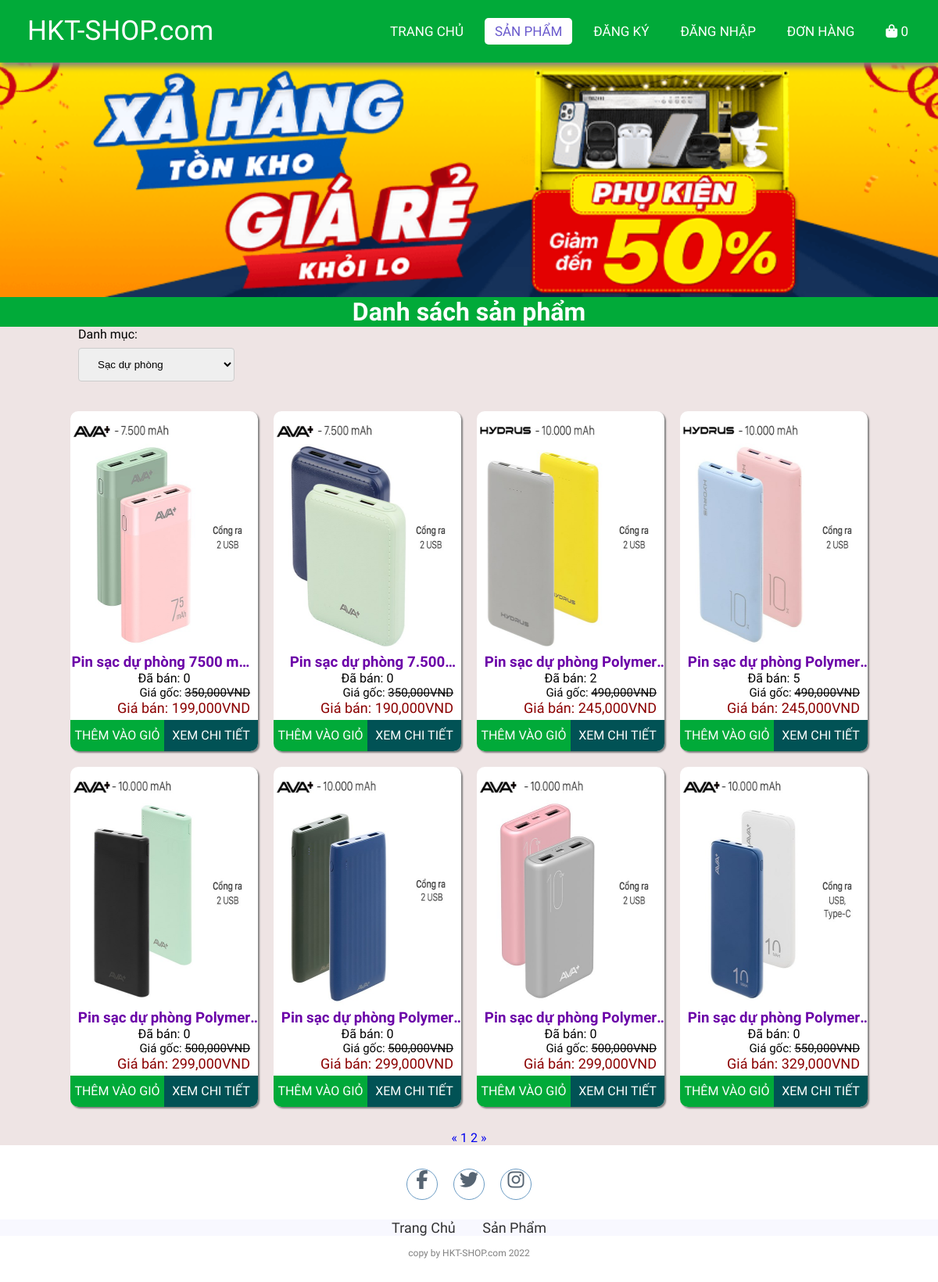
The app's page /productList.php with its own data.
### tables this page shows
CREATE TABLE `products` (
  `id` int(11) NOT NULL,
  `name` varchar(255) NOT NULL,
  `originalPrice` decimal(10,0) NOT NULL,
  `promotionPrice` decimal(10,0) NOT NULL,
  `image` varchar(50) NOT NULL,
  `createdBy` int(11) NOT NULL,
  `createdDate` date NOT NULL,
  `cateId` int(11) NOT NULL,
  `qty` int(11) NOT NULL,
  `des` varchar(1000) NOT NULL,
  `status` tinyint(1) NOT NULL,
  `soldCount` int(11) NOT NULL
);

### lib/database.php (called while the page is built, shortened)
<?php
class Database extends PDO
{
  public $host   = DB_HOST;
  public $user   = DB_USER;
  public $pass   = DB_PASS;
  public $dbname = DB_NAME;
  public $link;
  private function connectDB()
  {
    $this->link = new mysqli(
      $this->host,
      $this->user,
      $this->pass,
      $this->dbname
    );
  }
  public function select($query)
  {
    $result = $this->link->query($query);
    if ($result->num_rows > 0) {
      return $result;
    } else {
      return false;
    }
  }
}

### lib/session.php (called while the page is built, shortened)
<?php
class Session
{
   public static function get($key)
   {
      if (isset($_SESSION[$key])) {
         return $_SESSION[$key];
      } else {
         return false;
      }
   }
}

### classes/cart.php (called while the page is built, shortened)
<?php
$filepath = realpath(dirname(__FILE__));
include_once($filepath . '/../lib/database.php');
include_once($filepath . '/../lib/session.php');
include_once($filepath . '/../classes/product.php');
?>
<?php
class cart
{
    private $db;
    public function __construct()
    {
        $this->db = new Database();
    }
    public function getTotalQtyByUserId()
    {
        $userId = Session::get('userId');
        $query = "SELECT SUM(qty) as total FROM cart WHERE userId = '$userId' ";
        $mysqli_result = $this->db->select($query);
        if ($mysqli_result) {
            $result = mysqli_fetch_all($this->db->select($query), MYSQLI_ASSOC)[0];
            return $result;
        }
        return false;
    }
}
?>

### classes/categories.php (called while the page is built, shortened)
<?php
$filepath = realpath(dirname(__FILE__));
include_once($filepath . '/../lib/database.php');
include_once($filepath . '/../lib/session.php');
?>
<?php
class categories
{
    private $db;
    public function __construct()
    {
        $this->db = new Database();
    }
    public function getAll()
    {
        $query = "SELECT * FROM categories WHERE status = 1";
        $result_mysqli = $this->db->select($query);
        if ($result_mysqli) {
            $result = mysqli_fetch_all($result_mysqli, MYSQLI_ASSOC);
            return $result;
        }
        return false;
    }
}
?>

### classes/product.php (called while the page is built, shortened)
<?php
$filepath = realpath(dirname(__FILE__));
include_once($filepath . '/../lib/database.php');
include_once($filepath . '/../lib/session.php');
?>
<?php
class product
{
    private $db;
    public function __construct()
    {
        $this->db = new Database();
    }
    public function getCountPagingClient($cateId, $row = 8)
    {
        $query = "SELECT COUNT(*) FROM products WHERE cateId = $cateId";
        $mysqli_result = $this->db->select($query);
        if ($mysqli_result) {
            $totalrow = intval((mysqli_fetch_all($mysqli_result, MYSQLI_ASSOC)[0])['COUNT(*)']);
            $result = ceil($totalrow / $row);
            return $result;
        }
        return false;
    }
    public function getProductsByCateId($page = 1, $cateId, $total = 8)
    {
        $tmp = ($page - 1) * $total;
        $query =
            "SELECT *
			 FROM products
			 WHERE status = 1 AND cateId = $cateId
             LIMIT $tmp,$total";
        $mysqli_result = $this->db->select($query);
        if ($mysqli_result) {
            $result = mysqli_fetch_all($mysqli_result, MYSQLI_ASSOC);
            return $result;
        }
        return false;
    }
}
?>

### productList.php (the view, shortened to what this page needs)
<?php
include_once 'lib/session.php';
include_once 'classes/product.php';
include_once 'classes/categories.php';
include_once 'classes/cart.php';
$cart = new cart();
$totalQty = $cart->getTotalQtyByUserId();
$product = new product();
$list = $product->getProductsByCateId((isset($_GET['page']) ? $_GET['page'] : 1), (isset($_GET['cateId']) ? $_GET['cateId'] : 6));
$pageCount = $product->getCountPagingClient((isset($_GET['cateId']) ? $_GET['cateId'] : 6));
$categories = new categories();
$categoriesList = $categories->getAll();
?>
<!DOCTYPE html>
<html lang="en">
<head>
    <link rel="stylesheet" href="./css/style.css">
    <link rel="stylesheet" href="https://cdnjs.cloudflare.com/ajax/libs/font-awesome/5.15.4/css/all.min.css">
</head>
<body>
    <nav>
        <label class="logo">HKT-SHOP.com</label>
        <ul>
            <li><a href="index.php">Trang chủ</a></li>
            <li><a href="productList.php" class="active">Sản phẩm</a></li>
            <?php
            if (isset($_SESSION['user']) && $_SESSION['user']) { ?>
                <li><a href="logout.php" id="signin">Đăng xuất</a></li>
            <?php } else { ?>
                <li><a href="register.php" id="signup">Đăng ký</a></li>
                <li><a href="login.php" id="signin">Đăng nhập</a></li>
            <?php } ?>
            <li><a href="order.php" id="order">Đơn hàng</a></li>
            <li>
                <a href="checkout.php">
                    <i class="fa fa-shopping-bag"></i>
                    <span class="sumItem">
                        <?= ($totalQty['total']) ? $totalQty['total'] : "0" ?>
                    </span>
                </a>
            </li>
        </ul>
    </nav>
        <section class="banner">
        <div class="fadein">
            <?php
            $dir = "./images/slider/";
            $scan_dir = scandir($dir);
            foreach ($scan_dir as $img) :
                if (in_array($img, array('.', '..')))
                    continue;
            ?>
                <img src="<?php echo $dir . $img ?>" alt="<?php echo $img ?>">
            <?php endforeach; ?>
        </div>
    </section>
    <div class="featuredProducts">
        <h1>Danh sách sản phẩm</h1>
    </div>
    <div class="category">
        Danh mục: <select onchange="location = this.value;">
            <?php
            foreach ($categoriesList as $key => $value) {
                if ($value['id'] == $_GET['cateId']) { ?>
                    <option selected value="productList.php?cateId=<?= $value['id'] ?>"><?= $value['name'] ?></option>
                <?php } else { ?>
                    <option value="productList.php?cateId=<?= $value['id'] ?>"><?= $value['name'] ?></option>
                <?php } ?>
            <?php }
            ?>
        </select>
    </div>
    <div class="container" style="grid-template-columns: auto auto auto auto;">
        <?php if ($list) {
            foreach ($list as $key => $value) { ?>
                <div class="card">
                    <div class="imgBx">
                        <a href="detail.php?id=<?= $value['id'] ?>" title="<?= $value['name'] ?>"><img src="admin/uploads/<?= $value['image'] ?>" alt=""></a>
                    </div>
                    <div class="content">
                        <div class="productName">
                            <a href="detail.php?id=<?= $value['id'] ?>" title="<?= $value['name'] ?>">
                                <h3><?= $value['name'] ?></h3>
                            </a>
                        </div>
                        <div>
                            Đã bán: <?= $value['soldCount'] ?>
                        </div>
                        <div class="original-price">
                            <?php
                            if ($value['promotionPrice'] < $value['originalPrice']) { ?>
                                Giá gốc: <del><?= number_format($value['originalPrice'], 0, '', ',') ?>VND</del>
                            <?php } else { ?>
                                <p>.</p>
                            <?php } ?>
                        </div>
                        <div class="price">
                            Giá bán: <?= number_format($value['promotionPrice'], 0, '', ',') ?>VND
                        </div>
                        <div class="action">
                            <a class="add-cart" href="add_cart.php?id=<?= $value['id'] ?>">Thêm vào giỏ</a>
                            <a class="detail" href="detail.php?id=<?= $value['id'] ?>">Xem chi tiết</a>
                        </div>
                    </div>
                </div>
            <?php }
        } else { ?>
            <h3>Không có sản phẩm nào...</h3>
        <?php  }
        ?>
    </div>
    <div class="pagination">
        <a href="productList.php?page=<?= (isset($_GET['page'])) ? (($_GET['page'] <= 1) ? 1 : $_GET['page'] - 1) : 1 ?>&cateId=<?= (isset($_GET['cateId'])) ? $_GET['cateId'] : 2 ?>">&laquo;</a>
        <?php
        for ($i = 1; $i <= $pageCount; $i++) {
            if (isset($_GET['page'])) {
                if ($i == $_GET['page']) { ?>
                    <a class="active" href="productList.php?page=<?= $i ?>&cateId=<?= (isset($_GET['cateId'])) ? $_GET['cateId'] : 2 ?>"><?= $i ?></a>
                <?php } else { ?>
                    <a href="productList.php?page=<?= $i ?>&cateId=<?= (isset($_GET['cateId'])) ? $_GET['cateId'] : 2 ?>"><?= $i ?></a>
                <?php  }
            } else { ?>
                <a href="productList.php?page=<?= $i ?>&cateId=<?= (isset($_GET['cateId'])) ? $_GET['cateId'] : 2 ?>"><?= $i ?></a>
            <?php  } ?>
        <?php }
        ?>
        <a href="productList.php?page=<?= (isset($_GET['page'])) ? $_GET['page'] + 1 : 2 ?>&cateId=<?= (isset($_GET['cateId'])) ? $_GET['cateId'] : 2 ?>">&raquo;</a>
    </div>
    <footer>
        <div class="social">
            <a href="#"><i class="fa fa-facebook" aria-hidden="true"></i></a>
            <a href="#"><i class="fa fa-twitter" aria-hidden="true"></i></a>
            <a href="#"><i class="fa fa-instagram" aria-hidden="true"></i></a>
        </div>
        <ul class="list">
            <li>
                <a href="./">Trang Chủ</a>
            </li>
            <li>
                <a href="productList.php">Sản Phẩm</a>
            </li>
        </ul>
        <p class="copyright">copy by HKT-SHOP.com 2022</p>
    </footer>
</body>
</html>

### css/style.css (style rules this page uses)
:root { --color-primary: #01aa39; --bg-primary: rgb(238, 228, 228); }
* { padding: 0; margin: 0; text-decoration: none; list-style: none; box-sizing: border-box; }
body { font-family: Mitr; background: var(--bg-primary); }
nav { top: 0; background: var(--color-primary); height: 80px; width: 100%; position: fixed; z-index: 9999; box-shadow: 1px 5px 8px gray; }
label.logo { color: white; font-size: 35px; line-height: 80px; padding: 0 35px; }
nav ul { float: right; margin-right: 20px; }
nav ul li { display: inline-block; line-height: 80px; margin: 0 5px; }
nav ul li a { color: white; font-size: 17px; padding: 7px 13px; border-radius: 3px; text-transform: uppercase; border-radius: 5px; transition: 0.5s; }
a.active, a:hover { background: white; color: slateblue; }
.banner { background-size: cover; margin-top: 80px; overflow: hidden; }
.fadein { position: relative; height: 300px; max-width: 1200px; margin: 0 auto; background: #fff; }
.fadein img { position: absolute; width: calc(100%); height: calc(100%); width: 100%; height: 100%; object-fit: cover; }
.featuredProducts { text-align: center; background-color: var(--color-primary); color: white; }
.container { display: flex; position: relative; width: 90%; max-width: 1200px; display: grid; grid-template-columns: auto auto auto auto !important; grid-gap: 20px; padding: 30px; z-index: 0; margin: auto; }
.container .card { width: 100%; background: #fff; border-radius: 10px; box-shadow: 2px 2px 2px gray; }
.container .card .imgBx { position: relative; width: 100%; height: 300px; margin-top: 10px; overflow: hidden; }
.container .card .imgBx img { position: absolute; top: 0; left: 0; width: 100%; height: 100%; transition: 0.5s; }
.container .card .content { text-align: center; }
.productName a { color: #6b00a8; display: -webkit-box; -webkit-line-clamp: 1; -webkit-box-orient: vertical; overflow: hidden; text-overflow: ellipsis; }
.container .card .content .price { text-align: center; color: darkred; margin-right: 10px; text-align: right; font-size: 18px; }
.container .card .content .original-price { text-align: center; margin-right: 10px; text-align: right; font-size: 15px; }
.action { display: flex; height: 40px; line-height: 40px; text-transform: uppercase; margin-top: 5px; }
.action .add-cart { width: 50%; background: var(--color-primary); color: white; border-bottom-left-radius: 10px; font-size: 16px; cursor: pointer; transition: 0.3s; }
.action .detail { width: 50%; background: rgb(1, 82, 85); color: white; border-bottom-right-radius: 10px; font-size: 16px; cursor: pointer; transition: 0.3s; }
footer { padding: 30px 0; background-color: white; }
footer .social { text-align: center; padding-bottom: 25px; color: white; }
footer .social a { color: inherit; font-size: 24px; border: 1px solid steelblue; width: 40px; height: 40px; display: inline-block; text-align: center; border-radius: 50%; margin: 0 8px; transition: 0.5s; background-color: white; color: #2c3e50; opacity: 0.8; }
footer ul { margin-top: 0; padding: 0; list-style: none; font-size: 18px; margin-bottom: 0; text-align: center; }
footer ul a { color: inherit; text-decoration: none; opacity: 0.8; }
footer ul li { display: inline; padding: 0 15px; }
footer .copyright { margin-top: 15px; text-align: center; font-size: 12px; color: gray; }
.list { background-color: ghostwhite; }
input[type=text], input[type=password], input[type=email], input[type=number], textarea, select { width: 100%; padding: 12px 20px; margin: 8px 0; border: 1px solid #ccc; border-radius: 4px; }
del { text-decoration: line-through; }
.category { margin-left: 100px; width: 200px; }
.pagination { text-align: center; }

### records on screen
products: image (picture), name "Pin sạc dự phòng 7500…", soldCount "0", originalPrice "350,000", promotionPrice "199,000"
products: image (picture), name "Pin sạc dự phòng…", soldCount "0", originalPrice "350,000", promotionPrice "190,000"
products: image (picture), name "Pin sạc dự phòng…", soldCount "2", originalPrice "490,000", promotionPrice "245,000"
products: image (picture), name "Pin sạc dự phòng…", soldCount "5", originalPrice "490,000", promotionPrice "245,000"
products: image (picture), name "Pin sạc dự phòng…", soldCount "0", originalPrice "500,000", promotionPrice "299,000"
products: image (picture), name "Pin sạc dự phòng…", soldCount "0", originalPrice "500,000", promotionPrice "299,000"
products: image (picture), name "Pin sạc dự phòng…", soldCount "0", originalPrice "500,000", promotionPrice "299,000"
products: image (picture), name "Pin sạc dự phòng…", soldCount "0", originalPrice "550,000", promotionPrice "329,000"

### other values on screen
form field value "Sạc dự phòng"
